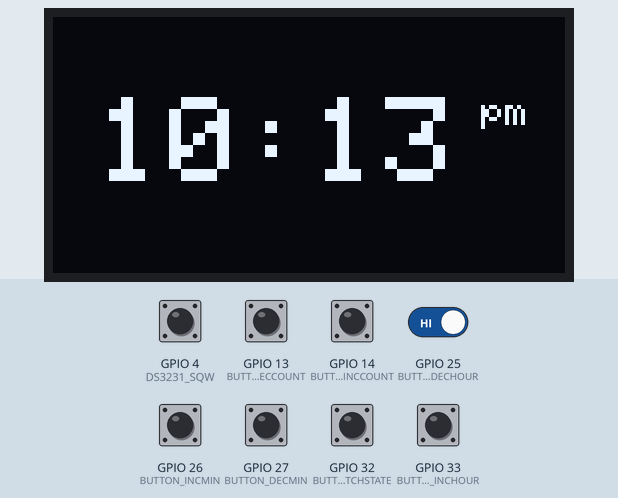
Recording of a program running on a simulated ESP32. Shown: 128×64 one-colour display. The inputs (shaded band) are chosen by the test bench; at power-on: GPIO 4 (DS3231_SQW), GPIO 13 (BUTTON_DECCOUNT), GPIO 14 (BUTTON_INCCOUNT), GPIO 25 (BUTTON_DECHOUR), GPIO 26 (BUTTON_INCMIN), GPIO 27 (BUTTON_DECMIN), GPIO 32 (BUTTON_SWITCHSTATE), GPIO 33 (BUTTON_INCHOUR) HIGH. The local clock reads 2024-03-15 10:24:30 at power-on unless the program sets it; the sensor or clock chip raises its interrupt line as the real part does; what the program prints to the serial monitor is not drawn.

Above: at 16.8 s.
16.9 s: GPIO 32 (BUTTON_SWITCHSTATE) pulled LOW for 0.15 s
At 17.6 s:
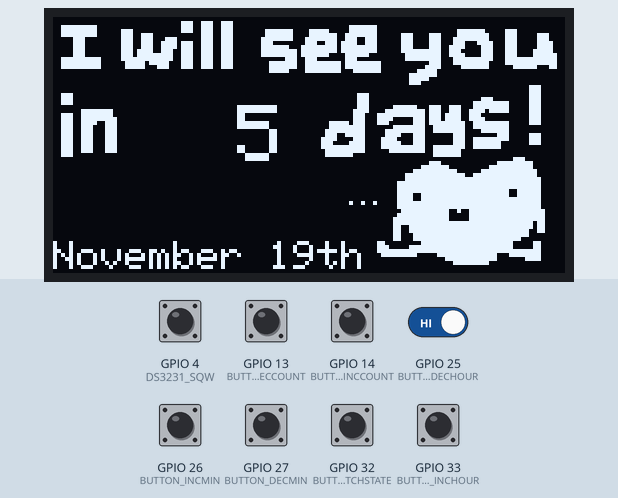
18.5 s: GPIO 13 (BUTTON_DECCOUNT) pulled LOW for 0.15 s
At 19.8 s:
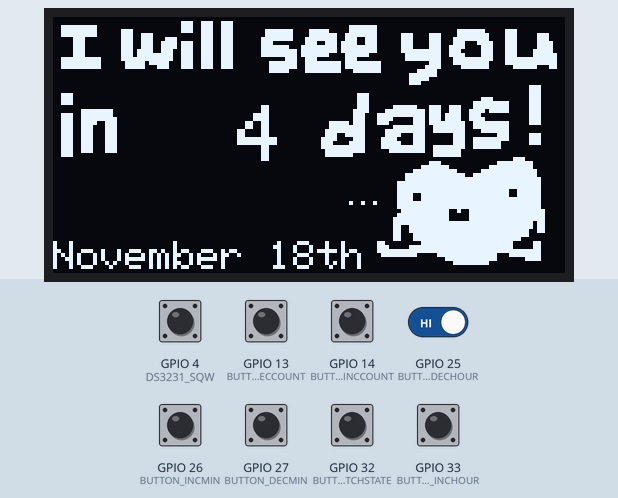
20.1 s: GPIO 13 (BUTTON_DECCOUNT) pulled LOW for 1 s
At 22.3 s:
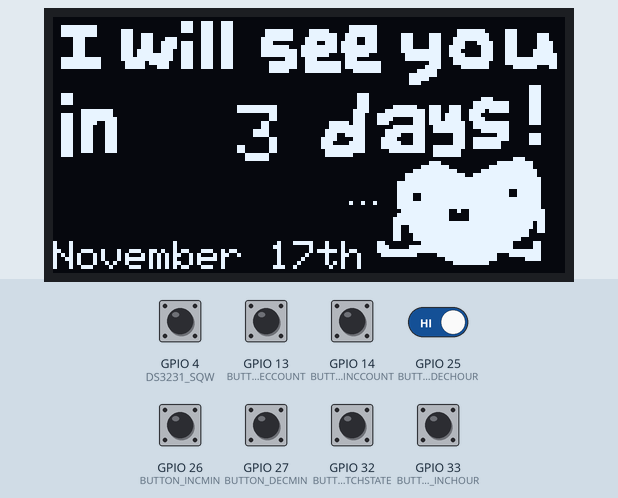
22.6 s: GPIO 32 (BUTTON_SWITCHSTATE) pulled LOW for 1 s
At 24.4 s:
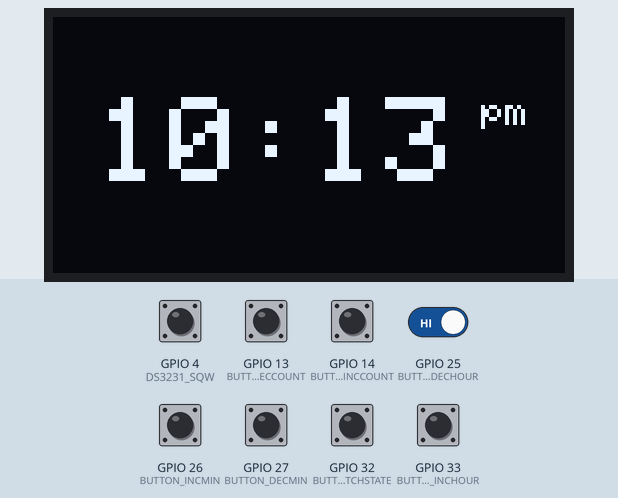
25.1 s: GPIO 26 (BUTTON_INCMIN) pulled LOW for 0.15 s
At 26.2 s:
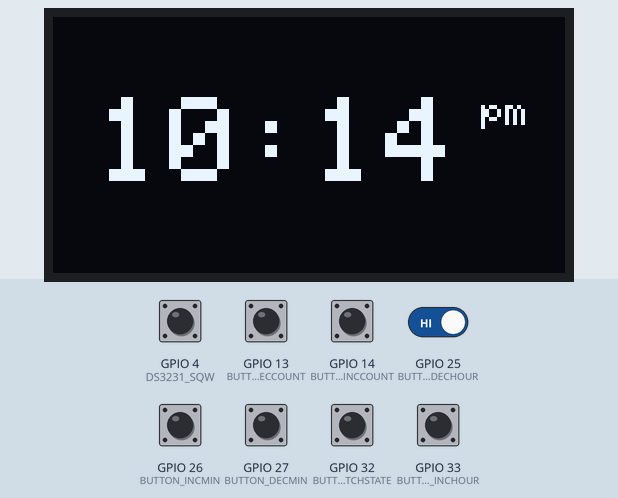
26.7 s: GPIO 33 (BUTTON_INCHOUR) pulled LOW for 0.15 s
At 27.5 s:
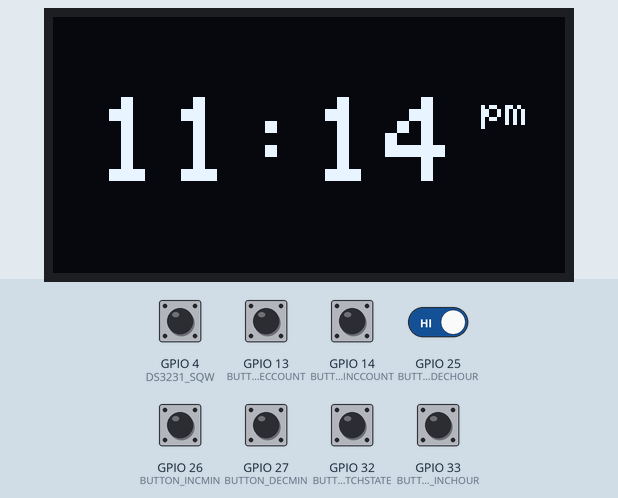

Measured:
- after the input at 16.9 s, the display: changes after 0.18 s (image 1)
- after the input at 18.5 s, the display: changes after 0.18 s (image 2)
- after the input at 20.1 s, the display: changes after 1.0 s (image 3)
- after the input at 22.6 s, the display: changes after 1.0 s (image 4)
- after the input at 25.1 s, the display: changes after 0.18 s (image 5)
- after the input at 26.7 s, the display: changes after 0.18 s (image 6)

The program:

main.cpp
```cpp
#include <Arduino.h>
#include <EasyButton.h>
#include <Wire.h>
#include <RTClib.h>

#include "pins.h"
#include "Display.h"
#include "Clock.h"
#include "Counter.h"

enum class STATE : bool {
  CLOCK = 0,
  COUNTER = 1
};

//Initialize RTC, counter, and LED display modules. Keep track of system state
Clock rtc;
Counter counter;
Display display;
volatile STATE state;

//User-controlled tactile buttons, debounced with EasyButton sampling
EasyButton button_switchState(BUTTON_SWITCHSTATE);
EasyButton button_incHour(BUTTON_INCHOUR);
EasyButton button_decHour(BUTTON_DECHOUR);
EasyButton button_incMin(BUTTON_INCMIN);
EasyButton button_decMin(BUTTON_DECMIN);
EasyButton button_incCount(BUTTON_INCCOUNT);
EasyButton button_decCount(BUTTON_DECCOUNT);

// Global interrupt handlers
void IRAM_ATTR handle_sqw() { if(state == STATE::CLOCK) rtc.interrupt_flag = ClockSignal::SQW; }
void IRAM_ATTR handle_incHour() { if(state == STATE::CLOCK) rtc.interrupt_flag = ClockSignal::INC_HOUR; }
void IRAM_ATTR handle_decHour() { if(state == STATE::CLOCK) rtc.interrupt_flag = ClockSignal::DEC_HOUR; }
void IRAM_ATTR handle_incMin() { if(state == STATE::CLOCK) rtc.interrupt_flag = ClockSignal::INC_MIN; }
void IRAM_ATTR handle_decMin() { if(state == STATE::CLOCK) rtc.interrupt_flag = ClockSignal::DEC_MIN; }

void IRAM_ATTR handle_switchState() { state = (state == STATE::CLOCK)? STATE::COUNTER : STATE::CLOCK; }

void IRAM_ATTR handle_incCount() { if(state == STATE::COUNTER) counter.interrupt_flag = CounterSignal::INC_COUNT; }
void IRAM_ATTR handle_decCount() { if(state == STATE::COUNTER) counter.interrupt_flag = CounterSignal::DEC_COUNT; }

void setup() {
    Serial.begin(115200);
    delay(1000);

    //NOTE: start RTC before display so that clock counts through the loading sequence
    if (!rtc.begin()) { Serial.println("failure"); while(1); };
    if (!display.begin()) { Serial.println("failure"); while(1); };
    if (!counter.begin()) { Serial.println("failure"); while(1); };

    // global interrupt handler for 1Hz Square Wave from DS3231 RTC
    pinMode(DS3231_SQW, INPUT_PULLUP);
    attachInterrupt(digitalPinToInterrupt(DS3231_SQW), handle_sqw, FALLING);

    button_switchState.begin();
    button_incHour.begin();
    button_decHour.begin();
    button_incMin.begin();
    button_decMin.begin();
    button_incCount.begin();
    button_decCount.begin();

    button_switchState.onPressed(handle_switchState);
    button_incHour.onPressed(handle_incHour);
    button_decHour.onPressed(handle_decHour);
    button_incMin.onPressed(handle_incMin);
    button_decMin.onPressed(handle_decMin);
    button_incCount.onPressed(handle_incCount);
    button_decCount.onPressed(handle_decCount);

    state = STATE::CLOCK;

    Serial.println("Setup complete");
    display.renderLoadingSequence();
}

void loop() {
    // poll all peripherals
    button_switchState.read();
    button_incHour.read();
    button_decHour.read();
    button_incMin.read();
    button_decMin.read();
    button_incCount.read();
    button_decCount.read();

    rtc.update();
    counter.update();

    if (state == STATE::CLOCK){
        DateTime now = rtc.now();
        display.renderClock(now.twelveHour(), now.minute(), now.second(), now.isPM());
    } else if (state == STATE::COUNTER){
        uint32_t num_days = counter.num_days_between(rtc.now());
        display.renderCounter(num_days, counter.doa_month(), counter.doa_day());
    }
}
```

Clock.cpp
```cpp
#include "Clock.h"

#include <Wire.h>

#include "pins.h"

Clock::Clock() : interrupt_flag(ClockSignal::NONE) {}

bool Clock::begin(){
    if (!Wire.begin(DS3231_SDA, DS3231_SCL)) return false;
    if (!rtc.begin()) return false;

    // adjust by a few seconds to account for compile/build time
    DateTime compileTime = DateTime(F(__DATE__), F(__TIME__));
    rtc.adjust(DateTime(compileTime.unixtime() + COMPILE_BUILD_TIME_S));

    //TODO: for some reason the clock still doesn't adjust sometimes
    Serial.printf("At compile time: %02u:%02u:%02u %s\n", compileTime.twelveHour(), compileTime.minute(), compileTime.second(), (compileTime.isPM())? "pm" : "am");

    DateTime now = rtc.now();
    Serial.printf("Clock thinks the time is %02u:%02u:%02u %s\n", now.twelveHour(), now.minute(), now.second(), (now.isPM())? "pm" : "am");

    // configure 1Hz Square Wave output on SQW pin
    rtc.writeSqwPinMode(DS3231_SquareWave1Hz);

    return true;
}

bool Clock::update(){
    if (interrupt_flag == ClockSignal::NONE) return false;

    int32_t delta_seconds = 0;
    switch (interrupt_flag){
        case ClockSignal::INC_HOUR:
            delta_seconds = 3600;
            break;
        case ClockSignal::DEC_HOUR:
            delta_seconds = -3600;
            break;
        case ClockSignal::INC_MIN:
            delta_seconds = 60;
            break;
        case ClockSignal::DEC_MIN:
            delta_seconds = -60;
            break;
        default:
            break;
    }

    //reset flag
    interrupt_flag = ClockSignal::NONE;

    //skip an I2C call if we can avoid it
    if (delta_seconds == 0) return true;

    //update RTC over I2C (slow part!!)
    DateTime current = rtc.now();
    rtc.adjust(DateTime(current.unixtime() + delta_seconds));

    return true;
}
```

Clock.h
```cpp
#pragma once

#include <Arduino.h>
#include <RTClib.h>

#define AM 0
#define PM 1

/* Estimate of the time between the computer last updates the RTC's time ref, and when RTC starts counting */
#define COMPILE_BUILD_TIME_S    7U

/* CLOCK ASYNC SIGNAL TYPES */
enum class ClockSignal : uint8_t {
    NONE        = 0,
    SQW         = 1,    //one second has passed
    INC_HOUR    = 2,
    DEC_HOUR    = 3,
    INC_MIN     = 4,
    DEC_MIN     = 5
};

class Clock {
public:
    Clock();

    /* Initialize RTC module, start counting with 1Hz square wave interrupts */
    bool begin();
    /* Looks at the interrupt flag set by the global interrupt handler, then adjusts the RTC internal clock. Return true if any changes are made */
    bool update();

    inline DateTime now() { return rtc.now(); }

    volatile ClockSignal interrupt_flag;
private:
    RTC_DS3231 rtc; //source of truth!!
};
```

Counter.cpp
```cpp
#include "Counter.h"

Counter::Counter() : interrupt_flag(CounterSignal::NONE) {}

bool Counter::begin(){
    DateTime compileTime(F(__DATE__), F(__TIME__));

    //we want DoA to always point at midnight so that we can tell if the deadline has passed
    day_of_arrival = DateTime(
        compileTime.year(),
        compileTime.month(),
        compileTime.day() + 5
        //omitted time field defaults to midnight
    );

    return true; //always returns true
}

bool Counter::update(){
    if (interrupt_flag == CounterSignal::NONE) return false;

    int32_t delta_seconds = 0;
    switch(interrupt_flag){
        case CounterSignal::INC_COUNT:
            delta_seconds = 86400;
            break;
        case CounterSignal::DEC_COUNT:
            delta_seconds = -86400;
            break;
        default:
            break;
    }

    //reset flag
    interrupt_flag = CounterSignal::NONE;
    if (delta_seconds == 0) return true;

    day_of_arrival = day_of_arrival + TimeSpan(delta_seconds);

    return true;
}

uint32_t Counter::num_days_between(DateTime today){
    //normalize "today" to midnight so that rounding is correct
    DateTime today_midnight = DateTime(
            today.year(),
            today.month(),
            today.day()
            //omitted time field defaults to midnight
    );

    int32_t diff = (day_of_arrival - today_midnight).totalseconds();

    if (diff <= 0){
        day_of_arrival = today_midnight; //make sure we don't fall way behind the current day with our pointer
        return 0;
    }

    return diff / 86400; //should be an exact multiple of 86400 since both dates are at midnight
}
```

Counter.h
```cpp
#pragma once

#include <RTClib.h>

/* COUNTER ASYNC SIGNAL TYPES */
enum class CounterSignal : uint8_t {
    NONE        = 0,
    INC_COUNT   = 1,
    DEC_COUNT   = 2
};

class Counter {
public:
    Counter();

    /* Initialize DoA to today */
    bool begin();
    /* Looks at the interrupt flag set by the global interrupt handler, then adjusts DoA. Return true if any changes are made */
    bool update();
    /* Calculate number of days between today and DoA, set DoA = today if in the past */
    uint32_t num_days_between(DateTime today);

    inline uint8_t doa_month() { return day_of_arrival.month(); }
    inline uint8_t doa_day() { return day_of_arrival.day(); }

    volatile CounterSignal interrupt_flag;
private:
    //we want to keep a counter of how many days between this day and now
    DateTime day_of_arrival;    //should always be in the future, and will auto-update with rtc.now()
};
```

Display.cpp
```cpp
#include "Display.h"

#include "splash.h"
#include "utils.h"

namespace {
    #define TEXT_SIZE_1_WIDTH   5U
    #define TEXT_SIZE_1_HEIGHT  8U
    #define TEXT_SIZE_2_WIDTH   2U * TEXT_SIZE_1_WIDTH
    #define TEXT_SIZE_2_HEIGHT  2U * TEXT_SIZE_1_HEIGHT
    #define TEXT_SIZE_3_WIDTH   3U * TEXT_SIZE_1_WIDTH
    #define TEXT_SIZE_3_HEIGHT  3U * TEXT_SIZE_1_HEIGHT
}

Display::Display() :
    SSD1306(SCREEN_WIDTH_PX,
        SCREEN_HEIGHT_PX,
        &SPI,
        SSD1306_DC,
        SSD1306_RST,
        SSD1306_CS
    ),
    SSD1306_init(false),
    current_page(DisplayPage::NONE),
    last_clock_render({0, 0, 0, false}),
    last_counter_render({0, 0, 0})
{};

bool Display::begin(){
    SPI.begin(SSD1306_CLK, SSD1306_MISO, SSD1306_MOSI, SSD1306_CS);

    // SSD1306_SWITCHCAPVCC = generate display voltage from 3.3V internally
    SSD1306_init = SSD1306.begin(SSD1306_SWITCHCAPVCC);
    if (!SSD1306_init) return false;

    return true;
}

bool Display::renderLoadingSequence(uint16_t wait_ms, uint8_t steps_px){
    if (!SSD1306_init) return false;
    if (wait_ms < 7000) return false;   //too fast might fry our OLED with continuous renders
    reset();

    uint32_t delta_ms = wait_ms / steps_px;

    // render initial image
    SSD1306.drawBitmap(0, 0, loading_data, loading_width, loading_height, SSD1306_WHITE);
    SSD1306.display();

    delay(2000);

    // render loading bar
    for (uint8_t i = 0; i < steps_px; i++){
        SSD1306.drawLine(64 + i, 53, 64 + i, 63, SSD1306_WHITE);
        SSD1306.display();
        delay(delta_ms);
    }

    delay(1000);

    return true;
}

bool Display::renderClock(uint8_t hour, uint8_t min, uint8_t sec, bool isPM){
    if (!SSD1306_init) return false;
    if (!should_renderClock(hour, min, sec, isPM)) return false;
    reset();

    SSD1306.setTextColor(SSD1306_WHITE);
    SSD1306.setTextSize(3);

    SSD1306.setCursor((SCREEN_WIDTH_PX - (TEXT_SIZE_3_WIDTH * 7)) / 2, (SCREEN_HEIGHT_PX - TEXT_SIZE_3_HEIGHT) / 2);
    SSD1306.printf("%02u:%02u", hour, min);

    SSD1306.setTextSize(1);
    SSD1306.print((isPM)? " pm" : " am");

    SSD1306.display();

    return true;
}

bool Display::renderCounter(uint32_t count, uint8_t month, uint8_t day){
    if (!SSD1306_init) return false;
    if (!should_renderCounter(count, month, day)) return false;
    reset();

    SSD1306.setTextColor(SSD1306_WHITE);

    SSD1306.setCursor(22, 22);
    if (count > 1){
        SSD1306.drawBitmap(0, 0, ndays_data, ndays_width, ndays_height, SSD1306_WHITE);

        SSD1306.setTextSize(2);
        SSD1306.printf("%3u", count);
    } else if (count == 1) {
        SSD1306.drawBitmap(0, 0, tomorrow_data, tomorrow_width, tomorrow_height, SSD1306_WHITE);
    } else {
        SSD1306.drawBitmap(0, 0, today_data, today_width, today_height, SSD1306_WHITE);
    }

    char formatted_date[MAX_FORMATTED_MD_SIZE];
    size_t n = formatMD(month, day, formatted_date);

    if (n > 0) {
        SSD1306.setCursor(0, SCREEN_HEIGHT_PX - 8);
        SSD1306.setTextSize(1);
        SSD1306.print(formatted_date);
    }

    SSD1306.display();

    return true;
}

void Display::reset(){
    SSD1306.clearDisplay();
    SSD1306.setCursor(0, 0);
}

bool Display::should_renderClock(uint8_t hour, uint8_t min, uint8_t sec, bool isPM){
    bool changed = (hour != last_clock_render.hour || min != last_clock_render.min || sec != last_clock_render.sec || isPM != last_clock_render.isPM);

    if (current_page == DisplayPage::CLOCK && !changed) return false;

    current_page = DisplayPage::CLOCK;
    last_clock_render.hour = hour;
    last_clock_render.min = min;
    last_clock_render.sec = sec;
    last_clock_render.isPM = isPM;

    return true;
}

bool Display::should_renderCounter(uint32_t count, uint8_t month, uint8_t day){
    bool changed = (count != last_counter_render.count || month != last_counter_render.month || day != last_counter_render.day);

    if (current_page == DisplayPage::COUNTER && !changed) return false;

    current_page = DisplayPage::COUNTER;
    last_counter_render.count = count;
    last_counter_render.month = month;
    last_counter_render.day = day;

    return true;
}
```

Display.h
```cpp
#pragma once

#include <SPI.h>
#include <Adafruit_GFX.h>
#include <Adafruit_SSD1306.h>

#include "pins.h"

#define SCREEN_WIDTH_PX     128U
#define SCREEN_HEIGHT_PX    64U

#define DEFAULT_LOADING_WAIT_MS     10000U
#define DEFAULT_LOADING_STEPS_PX    64U

class Display {
public:

    enum class DisplayPage : uint8_t {
        NONE    = 0,
        LOADING = 1,
        CLOCK   = 2,
        COUNTER = 3
    };

    Display();

    /* Start SPI and OLED display, allows renders and reset to do work when called */
    bool begin();

    /* Renders a bitmap and plays loading bar animation on startup. Just looks cool lol */
    bool renderLoadingSequence(uint16_t wait_ms = DEFAULT_LOADING_WAIT_MS, uint8_t steps_px = DEFAULT_LOADING_STEPS_PX);
    /* Renders the clock screen with a given time */
    bool renderClock(uint8_t hour, uint8_t min, uint8_t sec, bool isPM);
    /* Renders the day counter with a set count */
    bool renderCounter(uint32_t count, uint8_t month, uint8_t day);

    /* Clears display and resets mode to default, renders default screen */
    void reset();
private:
    // OLED 128x64 display module
    Adafruit_SSD1306 SSD1306;
    bool SSD1306_init;

    //Keep track of last display state so we don't keep re-rendering the same thing
    DisplayPage current_page;

    struct {
        uint8_t hour, min, sec;
        bool isPM;
    } last_clock_render;

    struct {
        uint32_t count;
        uint8_t month, day;
    } last_counter_render;

    bool should_renderClock(uint8_t hour, uint8_t min, uint8_t sec, bool isPM);
    bool should_renderCounter(uint32_t count, uint8_t month, uint8_t day);
};
```

utils.h
```cpp
#pragma once

#include <Arduino.h>

const uint8_t MAX_FORMATTED_MD_SIZE = 15;
const char* months_abbv[12] PROGMEM = {
    "January",
    "February",
    "March",
    "April",
    "May",
    "June",
    "July",
    "August",
    "September",
    "October",
    "November",
    "December"
};

size_t formatMD(const uint8_t month, const uint8_t day, char* s){
    // check base cases
    if (month <= 0 || month > 12) return 0;
    if (day <= 0 || day > 31) return 0;

    switch (month) {
        case 4:
        case 6:
        case 9:
        case 11:
            if (day > 30) return 0;
            break;
        case 2:
            if (day > 29) return 0;
            break;
        default:
            break;
    };

    size_t nbytes_written = 0;

    // write the month name
    strcpy(s, months_abbv[month - 1]);
    nbytes_written = strlen(s);

    // write the day
    s[nbytes_written++] = ' ';
    if (day >= 10) s[nbytes_written++] = (day / 10) + '0';
    s[nbytes_written++] = (day % 10) + '0';
    s[nbytes_written] = '\0'; //null terminate to allow strncat to work

    // write the ordinal suffix
    const char* suffix = "th";
    if (day < 11 || day > 13) {
        switch (day % 10) {
            case 1: suffix = "st"; break;
            case 2: suffix = "nd"; break;
            case 3: suffix = "rd"; break;
        }
    }

    strncat(s, suffix, 2);
    nbytes_written += 2;

    return nbytes_written;
}
```

pins.h
```cpp
#pragma once

/* SSD1306 OLED 128x64 Display via SPI */
#define SSD1306_CLK         18      // labeled SCK
#define SSD1306_MISO        19      // this NEVER gets used, just map to an unused GPIO for SPI init
#define SSD1306_MOSI        23      // labeled SDA
#define SSD1306_RST         15      // labeled RES
#define SSD1306_DC          2
#define SSD1306_CS          5

/* DS3231 Real-Time Clock (RTC) via I2C */
#define DS3231_SDA          21
#define DS3231_SCL          22
#define DS3231_SQW          4       // interrupts on INPUT_PULLUP at set rate

/* User-controlled tactile buttons */
#define BUTTON_SWITCHSTATE  32
#define BUTTON_INCHOUR      33
#define BUTTON_DECHOUR      25
#define BUTTON_INCMIN       26
#define BUTTON_DECMIN       27
#define BUTTON_INCCOUNT     14
#define BUTTON_DECCOUNT     13
```

Source omitted: splash.h (46515 bytes)
